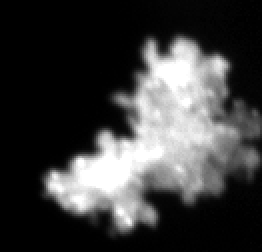
#> input picture mascdb/masclab/old/MASC analysis/Samples_reframed/reframed_2015.06.20_09.25.13_flake_47090_cam_0.png, 131 x 126 px (shown 2 times larger)
$ python test_barycentre_mass_center.py
#> lines starting #> are read from the running program, lines starting #| are printed output that depends on the picture; after the words box and inside, x2 and y2 are one past the last pixel; in counts of white or black regions, pixels touching at a corner belong together
import numpy as np
import cv2
import plotly.graph_objects as go
import matplotlib.pyplot as plt
import os

# === Paramètres ===
THRESHOLD = 10
IMG_FILES = [
    ("reframed_2015.06.20_09.25.13_flake_47090_cam_0.png", 0),
    ("reframed_2015.06.20_09.25.13_flake_47090_cam_1.png", 36),
    ("reframed_2015.06.20_09.25.13_flake_47090_cam_2.png", 72),
]
Z_SCALE = 0.45  # Ajusté

point_clouds = []
axis_lines = []

plt.figure(figsize=(12, 4))  # Pour affichage 2D

for idx, (img_path, angle_deg) in enumerate(IMG_FILES):
    if not os.path.exists(img_path):
        print(f"Image non trouvée : {img_path}")
        continue

    img = cv2.imread(img_path, cv2.IMREAD_GRAYSCALE)
#> img is the input picture: shape (126, 131); min 0, max 255, mean 61.8
    if img is None:
        print(f"Erreur lecture image : {img_path}")
        continue

    mask = img > THRESHOLD
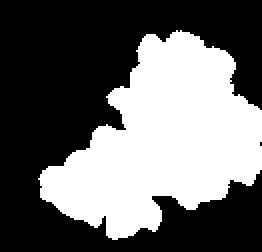
#> mask: shape (126, 131) bool (shown 2 times larger); 40.7% white; 1 white region, box (x1, y1, x2, y2) and area: (19, 15, 131, 120) 6719
    ys, xs = np.where(mask)
#> ys = 6719 values from 15 to 119; xs = 6719 values, max 130 at index 1995, min 19 at index 4919, mean 80.75
    intens = img[ys, xs].astype(np.float32)
#> intens = 6719 values, max 255 at index 497, min 11 at index 1, mean 150.1

    y_c, x_c = ys.mean(), xs.mean()
#> y_c = 70.03; x_c = 80.75
    xs_rel = xs - x_c
#> xs_rel = 6719 values, max 49.25 at index 1995, min -61.75 at index 4919, mean 4.33e-15
    ys_rel = ys - y_c
#> ys_rel = 6719 values from -55.03 to 48.97
    zs = intens * Z_SCALE  # Profondeur inversée
#> zs = 6719 values, max 114.8 at index 497, min 4.95 at index 1, mean 67.56

    theta = np.deg2rad(angle_deg)
    cos_t, sin_t = np.cos(theta), np.sin(theta)
    x_rot = xs_rel * cos_t - zs * sin_t
#> x_rot has the same summary as xs_rel
    y_rot = ys_rel
#> y_rot = 6719 values from -55.03 to 48.97
    z_rot = xs_rel * sin_t + zs * cos_t
#> z_rot has the same summary as zs

    pts = np.stack([x_rot, y_rot, z_rot], axis=1)
    point_clouds.append(pts)

    # Axe de rotation (vertical Y)
    axis_x = np.array([0, 0])
    axis_y = np.array([-img.shape[0] / 2, img.shape[0] / 2])
#> axis_y = [-63, 63]
    axis_z = np.array([0, 0])
    axis = np.stack([axis_x, axis_y, axis_z], axis=1)
#> axis = [[0, -63, 0], [0, 63, 0]]
    axis_rot = axis @ np.array([
        [cos_t, 0, -sin_t],
        [0,     1,  0],
        [sin_t, 0,  cos_t]
    ]).T
#> axis_rot = [[0, -63, 0], [0, 63, 0]]
    axis_lines.append(axis_rot)

    # Affichage image avec barycentre + axe
    img_rgb = cv2.cvtColor(img, cv2.COLOR_GRAY2RGB)
    x_c_int, y_c_int = int(round(x_c)), int(round(y_c))
#> x_c_int = 81; y_c_int = 70
    img_rgb = cv2.circle(img_rgb, (x_c_int, y_c_int), 5, (0, 255, 0), -1)
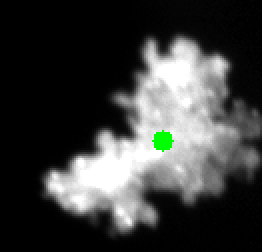
#> img_rgb: shape (126, 131, 3) (shown 2 times larger); 0.49% of pixels changed, all inside (x1, y1, x2, y2) = (76, 65, 87, 76)
    img_rgb = cv2.line(img_rgb, (x_c_int, 0), (x_c_int, img.shape[0]-1), (0, 255, 0), 1)
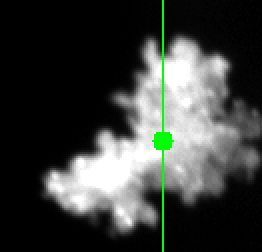
#> img_rgb: shape (126, 131, 3) (shown 2 times larger); 0.7% of pixels changed, all inside (x1, y1, x2, y2) = (81, 0, 82, 126)

    plt.subplot(1, 3, idx + 1)
    plt.imshow(img_rgb)
    plt.title(f"cam_{idx} - θ={angle_deg}°")
    plt.axis("off")
#> pass 2 of the loop `for idx, (img_path, angle_deg) in enumerate(IMG_FILES):`:
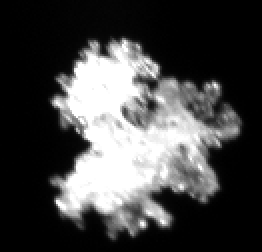
#> input picture mascdb/masclab/old/MASC analysis/Samples_reframed/reframed_2015.06.20_09.25.13_flake_47090_cam_1.png, 131 x 126 px (shown 2 times larger)
#> img is the input picture: shape (126, 131); min 0, max 255, mean 70
#> `mask = img > THRESHOLD`:
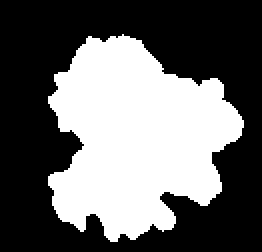
#> mask: shape (126, 131) bool (shown 2 times larger); 40.5% white; 1 white region, box (x1, y1, x2, y2) and area: (24, 17, 122, 121) 6690
#> ys = 6690 values from 17 to 120; xs = 6690 values, max 121 at index 2743, min 24 at index 1562, mean 67.67
#> intens = 6690 values, max 255 at index 107, min 11 at index 0, mean 171.1
#> y_c = 68.58; x_c = 67.67
#> xs_rel = 6690 values, max 53.33 at index 2743, min -43.67 at index 1562, mean -1.09e-15
#> ys_rel = 6690 values from -51.58 to 51.42
#> zs = 6690 values, max 114.8 at index 107, min 4.95 at index 0, mean 77.01
#> x_rot = 6690 values, max 39.18 at index 2743, min -99.54 at index 1830, mean -45.27
#> y_rot = 6690 values from -51.58 to 51.42
#> z_rot = 6690 values, max 114.5 at index 1136, min -20.94 at index 1562, mean 62.3
#> x_c_int = 68; y_c_int = 69
#> `img_rgb = cv2.line(img_rgb, (x_c_int, 0), (x_c_int, img.shape[0]-1), (..`:
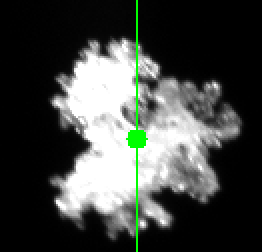
#> img_rgb: shape (126, 131, 3) (shown 2 times larger); mean B, G, R 67.9, 70.9, 67.9
#> pass 3 of the loop `for idx, (img_path, angle_deg) in enumerate(IMG_FILES):`:
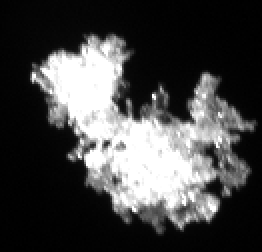
#> input picture mascdb/masclab/old/MASC analysis/Samples_reframed/reframed_2015.06.20_09.25.13_flake_47090_cam_2.png, 131 x 126 px (shown 2 times larger)
#> img is the input picture: shape (126, 131); min 0, max 255, mean 69.4
#> `mask = img > THRESHOLD`:
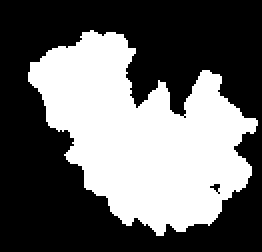
#> mask: shape (126, 131) bool (shown 2 times larger); 40.4% white; 1 white region, box (x1, y1, x2, y2) and area: (14, 15, 129, 118) 6669
#> ys = 6669 values from 15 to 117; xs = 6669 values, max 128 at index 2690, min 14 at index 749, mean 71.16
#> intens = 6669 values, max 255 at index 177, min 11 at index 1, mean 167.4
#> y_c = 67.33; x_c = 71.16
#> xs_rel = 6669 values, max 56.84 at index 2690, min -57.16 at index 749, mean 5.46e-16
#> ys_rel = 6669 values from -52.33 to 49.67
#> zs = 6669 values, max 114.8 at index 177, min 4.95 at index 1, mean 75.34
#> x_rot = 6669 values, max 11.93 at index 2582, min -125.9 at index 808, mean -71.65
#> y_rot = 6669 values from -52.33 to 49.67
#> z_rot = 6669 values, max 72.4 at index 3619, min -52.83 at index 749, mean 23.28
#> x_c_int = 71; y_c_int = 67
#> `img_rgb = cv2.line(img_rgb, (x_c_int, 0), (x_c_int, img.shape[0]-1), (..`:
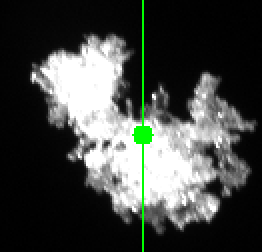
#> img_rgb: shape (126, 131, 3) (shown 2 times larger); mean B, G, R 67.5, 70.6, 67.5

plt.suptitle("Images avec axe de rotation et barycentre")
plt.tight_layout()
plt.savefig("axes_et_barycentres.png", dpi=300)
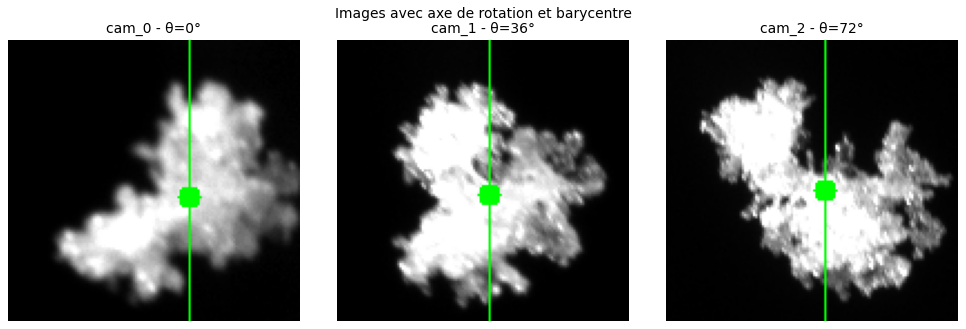
#> figure drawn by matplotlib, 3 panels
plt.show()

# === Nuage de points combiné
all_points = np.vstack(point_clouds)

# === Calcul centre de masse global
center_mass = all_points.mean(axis=0)
#> center_mass = [-38.88, 1e-12, 51.1]

# === Tracé 3D interactif
fig = go.Figure()

# Points
fig.add_trace(go.Scatter3d(
    x=all_points[:, 0],
    y=all_points[:, 1],
    z=all_points[:, 2],
    mode='markers',
    marker=dict(size=2, color=all_points[:, 2], colorscale='Viridis'),
    name='Points'
))

# Axes de rotation
for i, axis in enumerate(axis_lines):
    fig.add_trace(go.Scatter3d(
        x=axis[:, 0],
        y=axis[:, 1],
        z=axis[:, 2],
        mode='lines',
        line=dict(color='green', width=6),
        name=f"Axe cam_{i}"
    ))

# Centre de masse global
fig.add_trace(go.Scatter3d(
    x=[center_mass[0]],
    y=[center_mass[1]],
    z=[center_mass[2]],
    mode='markers',
    marker=dict(size=6, color='red'),
    name="Centre de masse"
))

fig.update_layout(
    scene=dict(
        xaxis_title="X", yaxis_title="Y", zaxis_title="Z",
        aspectmode='data'
    ),
    title="Représentation 3D des flocons, axes et barycentre"
)

fig.write_html("flocons_axes_3d.html")
fig.show()
